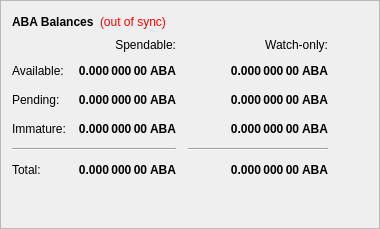
        <widget class="QFrame" name="frame">
         <property name="frameShape">
          <enum>QFrame::StyledPanel</enum>
         </property>
         <property name="frameShadow">
          <enum>QFrame::Raised</enum>
         </property>
         <layout class="QVBoxLayout" name="verticalLayout_4">
          <item>
           <layout class="QHBoxLayout" name="horizontalLayout_4">
            <item>
             <widget class="QLabel" name="label_5">
              <property name="font">
               <font>
                <weight>75</weight>
                <bold>true</bold>
               </font>
              </property>
              <property name="text">
               <string>ABA Balances</string>
              </property>
             </widget>
            </item>
            <item>
             <widget class="QLabel" name="labelWalletStatus">
              <property name="cursor">
               <cursorShape>WhatsThisCursor</cursorShape>
              </property>
              <property name="toolTip">
               <string>The displayed information may be out of date. Your wallet automatically synchronizes with the ABA network after a connection is established, but this process has not completed yet.</string>
              </property>
              <property name="styleSheet">
               <string notr="true">QLabel { color: red; }</string>
              </property>
              <property name="text">
               <string notr="true">(out of sync)</string>
              </property>
              <property name="alignment">
               <set>Qt::AlignLeading|Qt::AlignLeft|Qt::AlignVCenter</set>
              </property>
             </widget>
            </item>
            <item>
             <spacer name="horizontalSpacer_3">
              <property name="orientation">
               <enum>Qt::Horizontal</enum>
              </property>
              <property name="sizeHint" stdset="0">
               <size>
                <width>40</width>
                <height>20</height>
               </size>
              </property>
             </spacer>
            </item>
           </layout>
          </item>
          <item>
           <layout class="QGridLayout" name="gridLayout">
            <property name="spacing">
             <number>12</number>
            </property>
            <item row="2" column="2">
             <widget class="QLabel" name="labelWatchPending">
              <property name="font">
               <font>
                <weight>75</weight>
                <bold>true</bold>
               </font>
              </property>
              <property name="cursor">
               <cursorShape>IBeamCursor</cursorShape>
              </property>
              <property name="toolTip">
               <string>Unconfirmed transactions to watch-only addresses</string>
              </property>
              <property name="text">
               <string notr="true">0.000 000 00 ABA</string>
              </property>
              <property name="alignment">
               <set>Qt::AlignRight|Qt::AlignTrailing|Qt::AlignVCenter</set>
              </property>
              <property name="textInteractionFlags">
               <set>Qt::LinksAccessibleByMouse|Qt::TextSelectableByKeyboard|Qt::TextSelectableByMouse</set>
              </property>
             </widget>
            </item>
            <item row="2" column="1">
             <widget class="QLabel" name="labelUnconfirmed">
              <property name="font">
               <font>
                <weight>75</weight>
                <bold>true</bold>
               </font>
              </property>
              <property name="cursor">
               <cursorShape>IBeamCursor</cursorShape>
              </property>
              <property name="toolTip">
               <string>Total of transactions that have yet to be confirmed, and do not yet count toward the spendable balance</string>
              </property>
              <property name="text">
               <string notr="true">0.000 000 00 ABA</string>
              </property>
              <property name="alignment">
               <set>Qt::AlignRight|Qt::AlignTrailing|Qt::AlignVCenter</set>
              </property>
              <property name="textInteractionFlags">
               <set>Qt::LinksAccessibleByMouse|Qt::TextSelectableByKeyboard|Qt::TextSelectableByMouse</set>
              </property>
             </widget>
            </item>
            <item row="3" column="2">
             <widget class="QLabel" name="labelWatchImmature">
              <property name="font">
               <font>
                <weight>75</weight>
                <bold>true</bold>
               </font>
              </property>
              <property name="cursor">
               <cursorShape>IBeamCursor</cursorShape>
              </property>
              <property name="toolTip">
               <string>Staked or masternode rewards in watch-only addresses that has not yet matured</string>
              </property>
              <property name="text">
               <string notr="true">0.000 000 00 ABA</string>
              </property>
              <property name="alignment">
               <set>Qt::AlignRight|Qt::AlignTrailing|Qt::AlignVCenter</set>
              </property>
              <property name="textInteractionFlags">
               <set>Qt::LinksAccessibleByMouse|Qt::TextSelectableByKeyboard|Qt::TextSelectableByMouse</set>
              </property>
             </widget>
            </item>
            <item row="4" column="0" colspan="2">
             <widget class="Line" name="lineSpendableBalance">
              <property name="orientation">
               <enum>Qt::Horizontal</enum>
              </property>
             </widget>
            </item>
            <item row="4" column="2">
             <widget class="Line" name="lineWatchBalance">
              <property name="sizePolicy">
               <sizepolicy hsizetype="Preferred" vsizetype="Fixed">
                <horstretch>0</horstretch>
                <verstretch>0</verstretch>
               </sizepolicy>
              </property>
              <property name="minimumSize">
               <size>
                <width>140</width>
                <height>0</height>
               </size>
              </property>
              <property name="orientation">
               <enum>Qt::Horizontal</enum>
              </property>
             </widget>
            </item>
            <item row="5" column="0">
             <widget class="QLabel" name="labelTotalText">
              <property name="text">
               <string>Total:</string>
              </property>
             </widget>
            </item>
            <item row="3" column="1">
             <widget class="QLabel" name="labelImmature">
              <property name="font">
               <font>
                <weight>75</weight>
                <bold>true</bold>
               </font>
              </property>
              <property name="cursor">
               <cursorShape>IBeamCursor</cursorShape>
              </property>
              <property name="toolTip">
               <string>Staked or masternode rewards that has not yet matured</string>
              </property>
              <property name="text">
               <string notr="true">0.000 000 00 ABA</string>
              </property>
              <property name="alignment">
               <set>Qt::AlignRight|Qt::AlignTrailing|Qt::AlignVCenter</set>
              </property>
              <property name="textInteractionFlags">
               <set>Qt::LinksAccessibleByMouse|Qt::TextSelectableByKeyboard|Qt::TextSelectableByMouse</set>
              </property>
             </widget>
            </item>
            <item row="2" column="3">
             <spacer name="horizontalSpacer_2">
              <property name="orientation">
               <enum>Qt::Horizontal</enum>
              </property>
              <property name="sizeHint" stdset="0">
               <size>
                <width>40</width>
                <height>20</height>
               </size>
              </property>
             </spacer>
            </item>
            <item row="3" column="0">
             <widget class="QLabel" name="labelImmatureText">
              <property name="text">
               <string>Immature:</string>
              </property>
             </widget>
            </item>
            <item row="5" column="1">
             <widget class="QLabel" name="labelTotal">
              <property name="font">
               <font>
                <weight>75</weight>
                <bold>true</bold>
               </font>
              </property>
              <property name="cursor">
               <cursorShape>IBeamCursor</cursorShape>
              </property>
              <property name="toolTip">
               <string>Your current total balance</string>
              </property>
              <property name="text">
               <string notr="true">0.000 000 00 ABA</string>
              </property>
              <property name="alignment">
               <set>Qt::AlignRight|Qt::AlignTrailing|Qt::AlignVCenter</set>
              </property>
              <property name="textInteractionFlags">
               <set>Qt::LinksAccessibleByMouse|Qt::TextSelectableByKeyboard|Qt::TextSelectableByMouse</set>
              </property>
             </widget>
            </item>
            <item row="5" column="2">
             <widget class="QLabel" name="labelWatchTotal">
              <property name="font">
               <font>
                <weight>75</weight>
                <bold>true</bold>
               </font>
              </property>
              <property name="cursor">
               <cursorShape>IBeamCursor</cursorShape>
              </property>
              <property name="toolTip">
               <string>Current total balance in watch-only addresses</string>
              </property>
              <property name="text">
               <string notr="true">0.000 000 00 ABA</string>
              </property>
              <property name="alignment">
               <set>Qt::AlignRight|Qt::AlignTrailing|Qt::AlignVCenter</set>
              </property>
              <property name="textInteractionFlags">
               <set>Qt::LinksAccessibleByMouse|Qt::TextSelectableByKeyboard|Qt::TextSelectableByMouse</set>
              </property>
             </widget>
            </item>
            <item row="0" column="2">
             <widget class="QLabel" name="labelWatchonly">
              <property name="text">
               <string>Watch-only:</string>
              </property>
              <property name="alignment">
               <set>Qt::AlignRight|Qt::AlignTrailing|Qt::AlignVCenter</set>
              </property>
             </widget>
            </item>
            <item row="1" column="0">
             <widget class="QLabel" name="labelBalanceText">
              <property name="text">
               <string>Available:</string>
              </property>
             </widget>
            </item>
            <item row="1" column="1">
             <widget class="QLabel" name="labelBalance">
              <property name="font">
               <font>
                <weight>75</weight>
                <bold>true</bold>
               </font>
              </property>
              <property name="cursor">
               <cursorShape>IBeamCursor</cursorShape>
              </property>
              <property name="toolTip">
               <string>Your current spendable balance</string>
              </property>
              <property name="text">
               <string notr="true">0.000 000 00 ABA</string>
              </property>
              <property name="alignment">
               <set>Qt::AlignRight|Qt::AlignTrailing|Qt::AlignVCenter</set>
              </property>
              <property name="textInteractionFlags">
               <set>Qt::LinksAccessibleByMouse|Qt::TextSelectableByKeyboard|Qt::TextSelectableByMouse</set>
              </property>
             </widget>
            </item>
            <item row="1" column="2">
             <widget class="QLabel" name="labelWatchAvailable">
              <property name="font">
               <font>
                <weight>75</weight>
                <bold>true</bold>
               </font>
              </property>
              <property name="cursor">
               <cursorShape>IBeamCursor</cursorShape>
              </property>
              <property name="toolTip">
               <string>Your current balance in watch-only addresses</string>
              </property>
              <property name="text">
               <string notr="true">0.000 000 00 ABA</string>
              </property>
              <property name="alignment">
               <set>Qt::AlignRight|Qt::AlignTrailing|Qt::AlignVCenter</set>
              </property>
              <property name="textInteractionFlags">
               <set>Qt::LinksAccessibleByMouse|Qt::TextSelectableByKeyboard|Qt::TextSelectableByMouse</set>
              </property>
             </widget>
            </item>
            <item row="2" column="0">
             <widget class="QLabel" name="labelPendingText">
              <property name="text">
               <string>Pending:</string>
              </property>
             </widget>
            </item>
            <item row="0" column="1">
             <widget class="QLabel" name="labelSpendable">
              <property name="text">
               <string>Spendable:</string>
              </property>
              <property name="alignment">
               <set>Qt::AlignRight|Qt::AlignTrailing|Qt::AlignVCenter</set>
              </property>
             </widget>
            </item>
           </layout>
          </item>
          <item>
           <spacer name="verticalSpacer_4">
            <property name="orientation">
             <enum>Qt::Vertical</enum>
            </property>
            <property name="sizeHint" stdset="0">
             <size>
              <width>20</width>
              <height>40</height>
             </size>
            </property>
           </spacer>
          </item>
         </layout>
        </widget>
